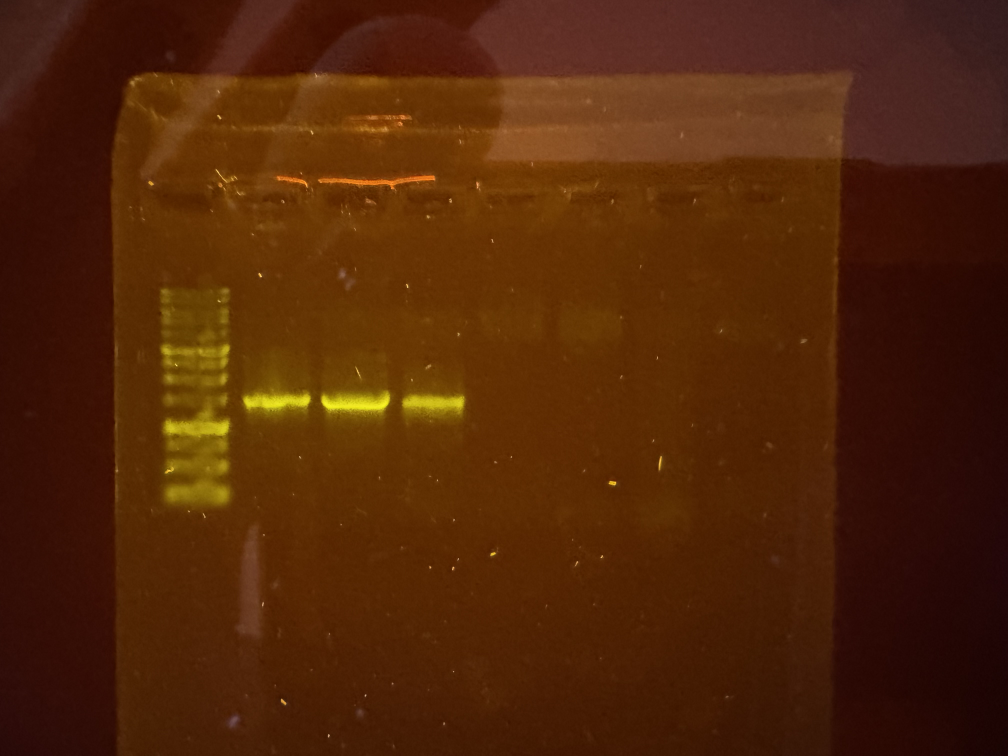
#> input picture dist/lab_ai/Images/gel1.jpeg, 4032 x 3024 px (shown at 1/4 size)
$ python -i gel_tools.py   (imports and definitions only)
#> lines starting #> are read from the running program, lines starting #| are printed output that depends on the picture
import os
import sys
import cv2

# ==========================
# GET BASE PATH (PY + EXE SAFE)
# ==========================
def get_base_dir():
    if getattr(sys, 'frozen', False):
        # Running as .exe
        return os.path.dirname(sys.executable)
    else:
        # Running as .py
        return os.path.dirname(os.path.abspath(__file__))


# ==========================
# FIND IMAGE AUTOMATICALLY
# ==========================
def find_image(image_name):
    base_dir = get_base_dir()

    # Allow user to pass with or without extension
    possible_extensions = ["", ".jpg", ".jpeg", ".png", ".bmp"]

    # Also check inside "images" folder
    search_dirs = [
        base_dir,
        os.path.join(base_dir, "images")
    ]

    for folder in search_dirs:
        for ext in possible_extensions:
            path = os.path.join(folder, image_name + ext)

            if os.path.exists(path):
                return path

    return None


# ==========================
# MAIN GEL ANALYSIS FUNCTION
# ==========================
def analyze_gel(image_input, ladder=None):
    """
    image_input can be:
    - "gel1"
    - "gel1.jpeg"
    - "images/gel1.jpeg"
    """

    # Normalize input (remove accidental extensions duplication)
    image_input = image_input.replace(",", "").strip()

    # If user already gave full path, try it directly
    if os.path.exists(image_input):
        image_path = image_input
    else:
        # Try smart search
        name_only = os.path.splitext(os.path.basename(image_input))[0]
        image_path = find_image(name_only)

    if image_path is None:
        return f"Error: Image not found. Tried searching for '{image_input}'"

    print("DEBUG: Loading image from:", image_path)

    # Load image
    img = cv2.imread(image_path)

    if img is None:
        return "Error: OpenCV could not read the image file (corrupted or unsupported format)."

    # Convert to grayscale
    gray = cv2.cvtColor(img, cv2.COLOR_BGR2GRAY)

    # Simple thresholding for band detection
    _, thresh = cv2.threshold(gray, 120, 255, cv2.THRESH_BINARY_INV)

    # Find contours (bands)
    contours, _ = cv2.findContours(thresh, cv2.RETR_EXTERNAL, cv2.CHAIN_APPROX_SIMPLE)

    bands = []
    for c in contours:
        x, y, w, h = cv2.boundingRect(c)
        if h > 3:  # filter noise
            bands.append((y, h))

    # Sort top to bottom
    bands = sorted(bands, key=lambda x: x[0])

    # Estimate results
    results = []
    for i, (y, h) in enumerate(bands):
        intensity = h
        results.append({
            "band": i + 1,
            "position": y,
            "intensity": intensity
        })

    return {
        "image_path": image_path,
        "bands_detected": len(results),
        "results": results
    }

>>> import cv2
>>> picture = cv2.imread('dist/lab_ai/Images/gel1.jpeg', cv2.IMREAD_GRAYSCALE)
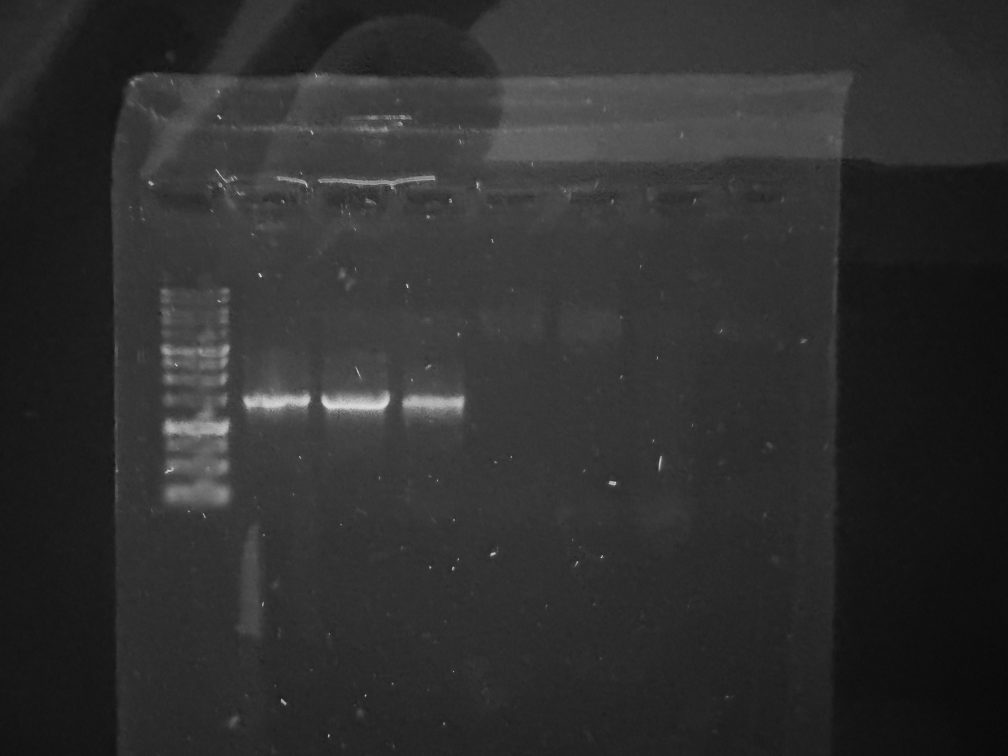
#> picture: shape (3024, 4032) (shown at 1/4 size); min 8, max 233, mean 47.3
#> (the run stopped early here; a loop or call above may not have finished)
